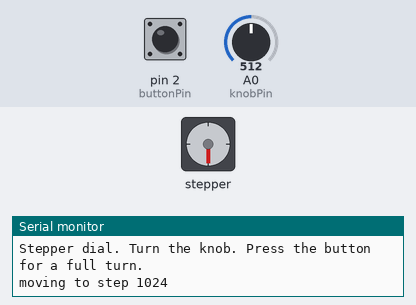
Simulated run of this sketch. Board: Arduino Uno, built with avr-gcc and run on an emulated ATmega328P. Shown: stepper motor, the last lines printed to the serial monitor. The test bench sets the inputs (shaded band); at power-on: pin 2 (buttonPin) HIGH, A0 (knobPin) = 512. Stepper angles assume 2048 steps per turn.

Above: at 3.8 s.
3.9 s: pin 2 (buttonPin) pulled LOW for 0.15 s
At 4.67 s:
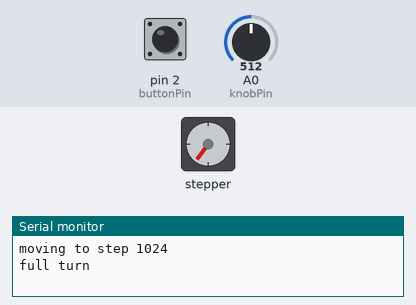
At 5.27 s:
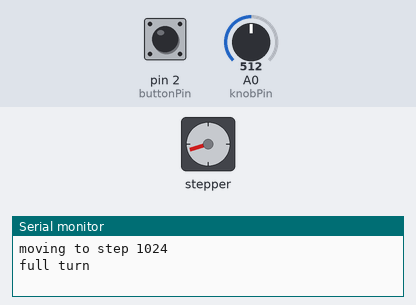
9.9 s: A0 (knobPin) set to 900
12.9 s: pin 2 (buttonPin) pulled LOW for 1 s
At 13.07 s:
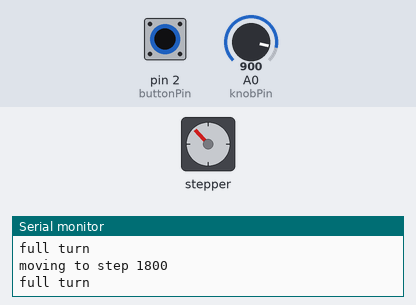
Timing chart, 0 to 16.9 s (numbered marks = the images above; inputs shaded):
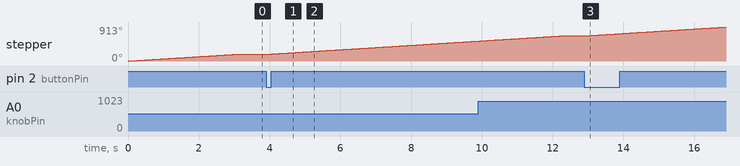

Measured:
- after the input at 3.9 s, stepper: keeps turning clockwise at about 60°/s, starting at once
- after the input at 12.9 s, stepper: keeps turning clockwise at about 60°/s, starting at once
- by itself, stepper: turns 180° clockwise in 3.0 s

The sketch:

b6_06_stepper_dial.ino
```cpp
// ==================================================================
//   BAND 6 SWAP  -  THE STEPPER DIAL
//   Build this INSTEAD of the servo gate, or as well as it.
//
//   WHAT IT DOES
//     A cardboard pointer on a dial. Turn the knob and the pointer
//     goes to that place and stays there. Press the button and it
//     does one full turn and comes back to where the knob says.
//
//   WHAT IS DIFFERENT FROM THE SERVO
//     A servo is told an ANGLE and works out how to get there.
//     A stepper is told a NUMBER OF STEPS and takes exactly that
//     many. It has no idea where it is, and it never will.
//
//     So YOU have to remember where it is. That is the one new idea
//     in this build, and it is the whole reason a stepper feels
//     harder than a servo at first and easier later.
//
//     What you get in exchange: it can turn all the way round, for
//     ever, in either direction. A servo cannot.
//
//   WIRING
//     The 28BYJ-48 motor plugs into its ULN2003 driver board with
//     the white connector. It only fits one way. That end is easy.
//
//     ULN2003 board  ->  Arduino
//       IN1 -> pin 8
//       IN2 -> pin 10
//       IN3 -> pin 9
//       IN4 -> pin 11
//
//     THAT ORDER IS NOT A MISTAKE. 8, 10, 9, 11.
//     The Stepper library wants the two OPPOSITE coils as its
//     first pair, and on this motor those are IN1 and IN3. Wiring
//     them 8-9-10-11 in the obvious order gives the library the
//     wrong pairs, and the motor buzzes and shakes and goes
//     nowhere.
//
//     ULN2003 power:
//       -  to the breadboard MINUS rail
//       +  to the breadboard PLUS rail
//     Battery pack red to the PLUS rail, black to the MINUS rail.
//     ONE wire from the MINUS rail to an Arduino GND pin.
//     That last wire is the shared ground from Band 6 Part 7. The
//     stepper needs it exactly as much as the servo did.
//
//     Potentiometer legs in f5, f6, f7.
//       wire j5 to the MINUS rail
//       wire j6 to pin A0
//       wire j7 STRAIGHT TO THE ARDUINO'S 5V PIN, not the + rail.
//       (The + rail is battery power, about six volts. An Arduino
//        pin must never see more than five.)
//
//     Button legs in e19, e21, f19, f21.
//       wire j19 to pin 2, wire a21 to the MINUS rail.
//
//   THE NUMBER 2048
//     This motor takes 2048 steps to go once round with this
//     library. It is geared down inside, which is why it is slow
//     and why it is strong.
//
//     It is very slightly not 2048. The gearbox is 63.68 to 1, not
//     a round 64, so asking for 2048 steps is about ten steps too many and a
//     "full turn" lands roughly 1.8 degrees PAST where it started
//     and the error builds up over many turns. Nothing here cares.
//     A machine that had to be exact would care a great deal.
//
//   IF IT TURNS THE WRONG WAY
//     The pin order is already right; direction is the thing
//     left. Swap the two wires on Arduino pins 8 and 9, so that
//     IN1 goes to pin 9 and IN3 goes to pin 8. That reverses the
//     order of the library's first pair, which reverses the
//     direction.
//     DO NOT swap 8 and 11. That gives you the buzzing instead.
//
//   IF IT BUZZES AND SHAKES AND GOES NOWHERE
//     That IS the pin order. 8, 10, 9, 11. Four times out of five.
//
//   IT IGNORES YOU WHILE IT IS TURNING, AND THAT IS BAND 5 AGAIN
//     dial.step() blocks. A full turn at speed 10 takes about six
//     seconds, and during those six seconds the knob and the
//     button do nothing at all. That is exactly the delay problem
//     from Band 5, in a library somebody else wrote.
// ==================================================================

#include <Stepper.h>

const int STEPS_PER_TURN = 2048;

//                     steps        IN1 IN3 IN2 IN4  <- coil order
Stepper dial(STEPS_PER_TURN, 8, 9, 10, 11);

int knobPin = A0;
int buttonPin = 2;

int deadband = 20;          // in steps, not degrees
long atStep = 0;            // where we believe the pointer is
int lastButton = HIGH;

// Where the knob is asking for, in steps from the start position.
long wantedStep() {
  int reading = analogRead(knobPin);
  return map(reading, 0, 1023, 0, STEPS_PER_TURN - 1);
}

// Move to a target, remembering where we ended up.
void goToStep(long target) {
  long move = target - atStep;
  if (move == 0) {
    return;
  }
  dial.step(move);
  atStep = target;
}

bool buttonJustPressed() {
  int reading = digitalRead(buttonPin);
  bool pressed = (reading == LOW && lastButton == HIGH);
  lastButton = reading;
  if (pressed) delay(20);
  return pressed;
}

void setup() {
  dial.setSpeed(10);        // revolutions per minute. Small is fine.
  pinMode(buttonPin, INPUT_PULLUP);
  Serial.begin(9600);
  Serial.println("Stepper dial. Turn the knob. Press the button for a full turn.");
}

void loop() {
  if (buttonJustPressed()) {
    Serial.println("full turn");
    dial.step(STEPS_PER_TURN);        // all the way round
    // atStep is unchanged on purpose: a full turn lands where it left.
  }

  long wanted = wantedStep();
  if (abs(wanted - atStep) >= deadband) {
    Serial.print("moving to step ");
    Serial.println(wanted);
    goToStep(wanted);
  }
}
```
